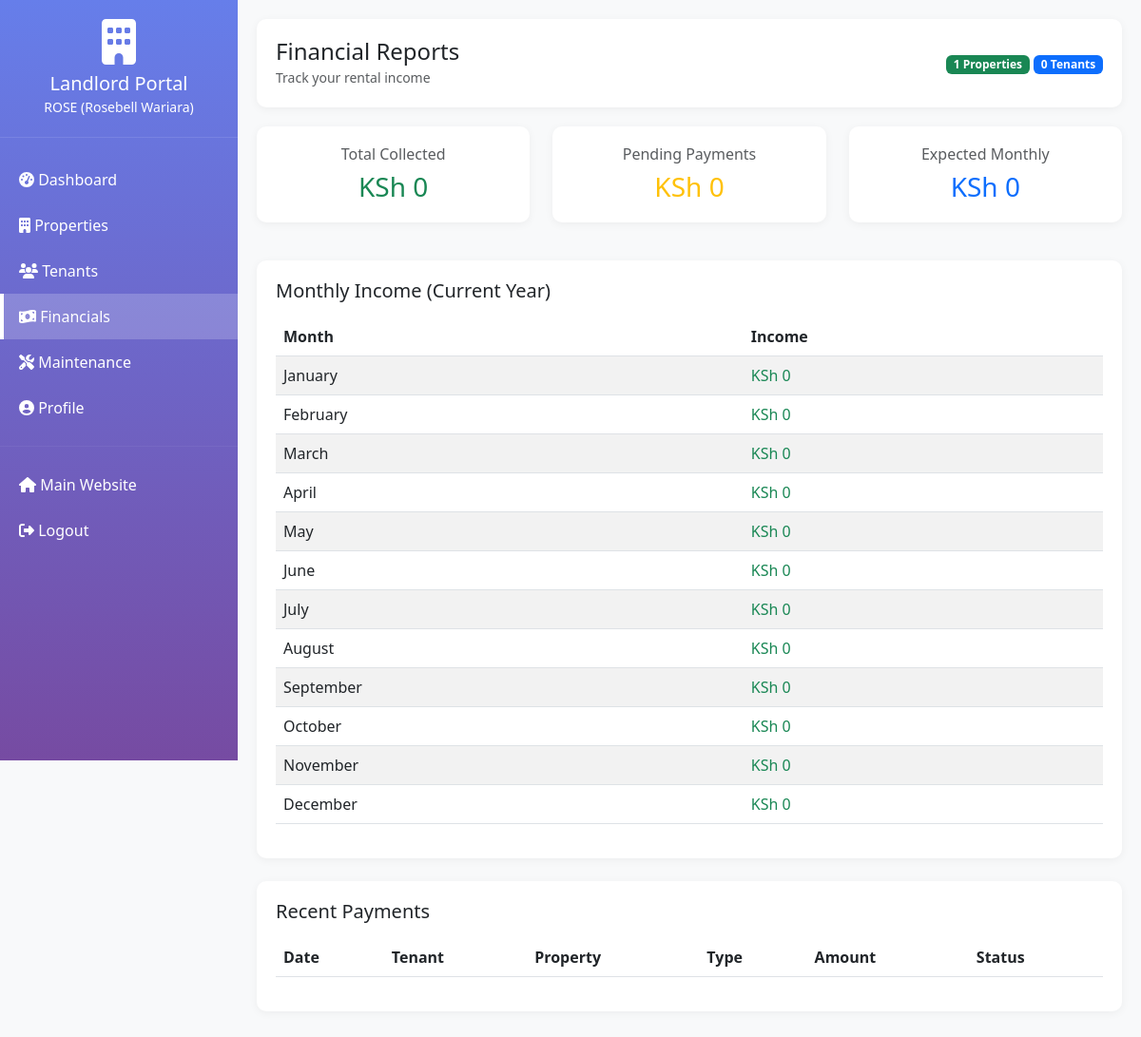
Screenshot of /landlord/financials/ (signed in) with the database file from the repository.
### listings/models.py (models this page shows, shortened)
class Landlord(models.Model):
    user = models.OneToOneField(User, on_delete=models.CASCADE, related_name='landlord_profile')
    phone = models.CharField(max_length=20)
    id_number = models.CharField(max_length=20, blank=True, verbose_name="ID/Passport Number")
    kra_pin = models.CharField(max_length=20, blank=True, verbose_name="KRA PIN")
    bank_name = models.CharField(max_length=100, blank=True)
    bank_account = models.CharField(max_length=50, blank=True)
    bank_branch = models.CharField(max_length=100, blank=True)
    address = models.TextField(blank=True)
    city = models.CharField(max_length=100, blank=True)
    postal_code = models.CharField(max_length=20, blank=True)
    profile_image = models.ImageField(upload_to='landlords/', blank=True, null=True)
    company_name = models.CharField(max_length=200, blank=True, help_text="If representing a company")
    is_active = models.BooleanField(default=True)
    is_verified = models.BooleanField(default=False, help_text="Admin must verify landlord")
    created_at = models.DateTimeField(auto_now_add=True)
    updated_at = models.DateTimeField(auto_now=True)
    class Meta:
        ordering = ['-created_at']
        verbose_name = "Landlord"
        verbose_name_plural = "Landlords"
    @property
    def full_name(self):
        if self.company_name:
            return f"{self.company_name} ({self.user.get_full_name()})"
        return self.user.get_full_name() or self.user.username
    @property
    def total_properties(self):
        return self.properties.count()
    @property
    def total_tenants(self):
        from listings.models import Tenant
        return Tenant.objects.filter(leases__property_item__landlord=self, leases__status='active').distinct().count()

### listings/landlord_views.py (the view, shortened to what this page needs)
# urls.py: path('financials/', landlord_views.landlord_financials, name='financials'),
@login_required(login_url='/landlord/login/')
def landlord_financials(request):
    try:
        landlord = Landlord.objects.get(user=request.user)
    except Landlord.DoesNotExist:
        messages.error(request, 'You are not registered as a landlord.')
        return redirect('listings:home')
    all_payments = Payment.objects.filter(
        lease__property_item__landlord=landlord
    ).select_related('lease__tenant', 'lease__property_item').order_by('-payment_date')
    current_year = timezone.now().year
    monthly_data = []
    for month in range(1, 13):
        month_payments = all_payments.filter(
            payment_date__year=current_year,
            payment_date__month=month,
            status='confirmed'
        ).aggregate(total=Sum('amount'))['total'] or Decimal('0.00')
        monthly_data.append({
            'month': timezone.datetime(current_year, month, 1).strftime('%B'),
            'total': month_payments
        })
    total_collected = all_payments.filter(status='confirmed').aggregate(
        total=Sum('amount')
    )['total'] or Decimal('0.00')
    pending_payments = all_payments.filter(status='pending').aggregate(
        total=Sum('amount')
    )['total'] or Decimal('0.00')
    active_leases = Lease.objects.filter(
        property_item__landlord=landlord,
        status='active'
    )
    expected_monthly = active_leases.aggregate(
        total=Sum('monthly_rent')
    )['total'] or Decimal('0.00')
    property_performance = []
    for property in landlord.properties.all():
        property_payments = all_payments.filter(lease__property_item=property)
        property_total = property_payments.filter(status='confirmed').aggregate(
            total=Sum('amount')
        )['total'] or Decimal('0.00')
        active_lease = Lease.objects.filter(
            property_item=property,
            status='active'
        ).first()
        property_performance.append({
            'property': property,
            'total_collected': property_total,
            'active_lease': active_lease,
            'payment_count': property_payments.count()
        })
    outstanding_balances = []
    active_leases = Lease.objects.filter(
        property_item__landlord=landlord,
        status='active'
    ).select_related('tenant', 'property_item')
    collection_rate = 0
    last_year_payments = all_payments.filter(
        payment_date__year=current_year - 1,
        status='confirmed'
    ).aggregate(total=Sum('amount'))['total'] or Decimal('0.00')
    yoy_growth = 0
    if last_year_payments > 0:
        yoy_growth = ((total_collected - last_year_payments) / last_year_payments) * 100
    context = {
        'landlord': landlord,
        'all_payments': all_payments[:50],  # Last 50 payments
        'monthly_data': monthly_data,
        'total_collected': total_collected,
        'pending_payments': pending_payments,
        'expected_monthly': expected_monthly,
        'property_performance': property_performance,
        'outstanding_balances': outstanding_balances,
        'collection_rate': collection_rate,
        'yoy_growth': yoy_growth,
    }
    return render(request, 'landlord/financials.html', context)

### listings/templates/landlord/financials.html (shortened to what this page needs)
{% extends 'landlord/base.html' %}
{% block page_title %}Financial Reports{% endblock %}
{% block page_subtitle %}Track your rental income{% endblock %}
{% block content %}
<div class="row mb-4">
    <div class="col-md-4 mb-3">
        <div class="stat-card">
            <div class="text-center">
                <h6 class="text-muted">Total Collected</h6>
                <h3 class="text-success mb-0">KSh {{ total_collected|floatformat:0 }}</h3>
            </div>
        </div>
    </div>
    <div class="col-md-4 mb-3">
        <div class="stat-card">
            <div class="text-center">
                <h6 class="text-muted">Pending Payments</h6>
                <h3 class="text-warning mb-0">KSh {{ pending_payments|floatformat:0 }}</h3>
            </div>
        </div>
    </div>
    <div class="col-md-4 mb-3">
        <div class="stat-card">
            <div class="text-center">
                <h6 class="text-muted">Expected Monthly</h6>
                <h3 class="text-primary mb-0">KSh {{ expected_monthly|floatformat:0 }}</h3>
            </div>
        </div>
    </div>
</div>
<div class="data-card mb-4">
    <h5 class="mb-3">Monthly Income (Current Year)</h5>
    <div class="table-responsive">
        <table class="table table-striped">
            <thead>
                <tr>
                    <th>Month</th>
                    <th>Income</th>
                </tr>
            </thead>
            <tbody>
                {% for month in monthly_data %}
                    <tr>
                        <td>{{ month.month }}</td>
                        <td class="text-success">KSh {{ month.total|floatformat:0 }}</td>
                    </tr>
                {% endfor %}
            </tbody>
        </table>
    </div>
</div>
<div class="data-card">
    <h5 class="mb-3">Recent Payments</h5>
    <div class="table-responsive">
        <table class="table table-hover">
            <thead>
                <tr>
                    <th>Date</th>
                    <th>Tenant</th>
                    <th>Property</th>
                    <th>Type</th>
                    <th>Amount</th>
                    <th>Status</th>
                </tr>
            </thead>
        </table>
    </div>
</div>
{% endblock %}

### listings/templates/landlord/base.html (shortened to what this page needs)
{% load static %}
<!DOCTYPE html>
<html lang="en">
<head>
    <link href="https://cdn.jsdelivr.net/npm/bootstrap@5.3.0/dist/css/bootstrap.min.css" rel="stylesheet">
    <link rel="stylesheet" href="https://cdnjs.cloudflare.com/ajax/libs/font-awesome/6.4.0/css/all.min.css">
</head>
<body>
    <div class="sidebar">
        <div class="sidebar-header">
            <i class="fas fa-building fa-3x mb-2"></i>
            <h5 class="mb-0">Landlord Portal</h5>
            <small>{{ landlord.full_name }}</small>
        </div>
        <div class="sidebar-menu">
            <a href="{% url 'listings:landlord:dashboard' %}" class="{% if request.resolver_match.url_name == 'dashboard' %}active{% endif %}">
                <i class="fas fa-tachometer-alt"></i> Dashboard
            </a>
            <a href="{% url 'listings:landlord:properties' %}" class="{% if 'properties' in request.path %}active{% endif %}">
                <i class="fas fa-building"></i> Properties
            </a>
            <a href="{% url 'listings:landlord:tenants' %}" class="{% if 'tenants' in request.path %}active{% endif %}">
                <i class="fas fa-users"></i> Tenants
            </a>
            <a href="{% url 'listings:landlord:financials' %}" class="{% if request.resolver_match.url_name == 'financials' %}active{% endif %}">
                <i class="fas fa-money-bill-wave"></i> Financials
            </a>
            <a href="{% url 'listings:landlord:maintenance' %}" class="{% if request.resolver_match.url_name == 'maintenance' %}active{% endif %}">
                <i class="fas fa-tools"></i> Maintenance
            </a>
            <a href="{% url 'listings:landlord:profile' %}" class="{% if request.resolver_match.url_name == 'profile' %}active{% endif %}">
                <i class="fas fa-user-circle"></i> Profile
            </a>
            <hr style="border-color: rgba(255,255,255,0.2);">
            <a href="{% url 'listings:home' %}">
                <i class="fas fa-home"></i> Main Website
            </a>
            <a href="{% url 'listings:landlord:logout' %}">
                <i class="fas fa-sign-out-alt"></i> Logout
            </a>
        </div>
    </div>
    <div class="main-content">
        <div class="header-bar">
            <div class="d-flex justify-content-between align-items-center">
                <div>
                    <h4 class="mb-0">{% block page_title %}Dashboard{% endblock %}</h4>
                    <small class="text-muted">{% block page_subtitle %}Welcome to your landlord portal{% endblock %}</small>
                </div>
                <div>
                    <span class="badge bg-success">{{ landlord.total_properties }} Properties</span>
                    <span class="badge bg-primary">{{ landlord.total_tenants }} Tenants</span>
                </div>
            </div>
        </div>
        {% block content %}{% endblock %}
    </div>
</body>
</html>

### listings/templates/landlord/base.html (style rules this page uses)
:root { --primary-color: #667eea; --secondary-color: #764ba2; }
body { background-color: #f8f9fa; }
.sidebar { height: 100vh; position: fixed; top: 0; left: 0; width: 250px; background: linear-gradient(180deg, var(--primary-color) 0%, var(--secondary-color) 100%); color: white; overflow-y: auto; z-index: 1000; }
.sidebar-header { padding: 20px; text-align: center; border-bottom: 1px solid rgba(255,255,255,0.1); }
.sidebar-menu { padding: 20px 0; }
.sidebar-menu a { display: block; padding: 12px 20px; color: white; text-decoration: none; transition: all 0.3s; }
.sidebar-menu a:hover, .sidebar-menu a.active { background: rgba(255,255,255,0.2); border-left: 4px solid white; padding-left: 16px; }
.main-content { margin-left: 250px; padding: 20px; min-height: 100vh; }
.header-bar { background: white; border-radius: 10px; padding: 20px; margin-bottom: 20px; box-shadow: 0 2px 10px rgba(0,0,0,0.05); }
.stat-card { background: white; border-radius: 10px; padding: 20px; box-shadow: 0 2px 10px rgba(0,0,0,0.05); transition: transform 0.2s; }
.data-card { background: white; border-radius: 10px; padding: 20px; box-shadow: 0 2px 10px rgba(0,0,0,0.05); margin-bottom: 20px; }

### rows the page displays
Landlord: full_name "ROSE (Rosebell Wariara)", total_properties "1", total_tenants "0"

### other values shown
{{ total_collected|floatformat:0 }} "0"
{{ pending_payments|floatformat:0 }} "0"
{{ expected_monthly|floatformat:0 }} "0"
{{ month.month }} "January" "February" "March" "April" "May" "June" "July" "August" "September" "October" "November" "December"
{{ month.total|floatformat:0 }} "0" "0" "0" "0" "0" "0" "0" "0" "0" "0" "0" "0"
